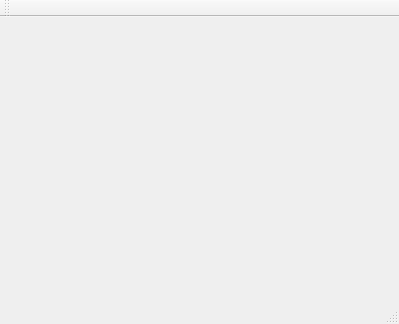
<?xml version="1.0" encoding="UTF-8"?>
<ui version="4.0">
 <class>MainWindow</class>
 <widget class="QMainWindow" name="MainWindow">
  <property name="geometry">
   <rect>
    <x>0</x>
    <y>0</y>
    <width>399</width>
    <height>324</height>
   </rect>
  </property>
  <property name="windowTitle">
   <string>MainWindow</string>
  </property>
  <widget class="QWidget" name="centralWidget">
   <layout class="QHBoxLayout" name="horizontalLayout">
    <item>
     <widget class="GLWidget" name="widget" native="true"/>
    </item>
   </layout>
  </widget>
  <widget class="QToolBar" name="mainToolBar">
   <attribute name="toolBarArea">
    <enum>TopToolBarArea</enum>
   </attribute>
   <attribute name="toolBarBreak">
    <bool>false</bool>
   </attribute>
  </widget>
  <widget class="QStatusBar" name="statusBar"/>
 </widget>
 <layoutdefault spacing="6" margin="11"/>
 <customwidgets>
  <customwidget>
   <class>GLWidget</class>
   <extends>QWidget</extends>
   <header>glwidget.h</header>
   <container>1</container>
  </customwidget>
 </customwidgets>
 <resources/>
 <connections/>
</ui>
